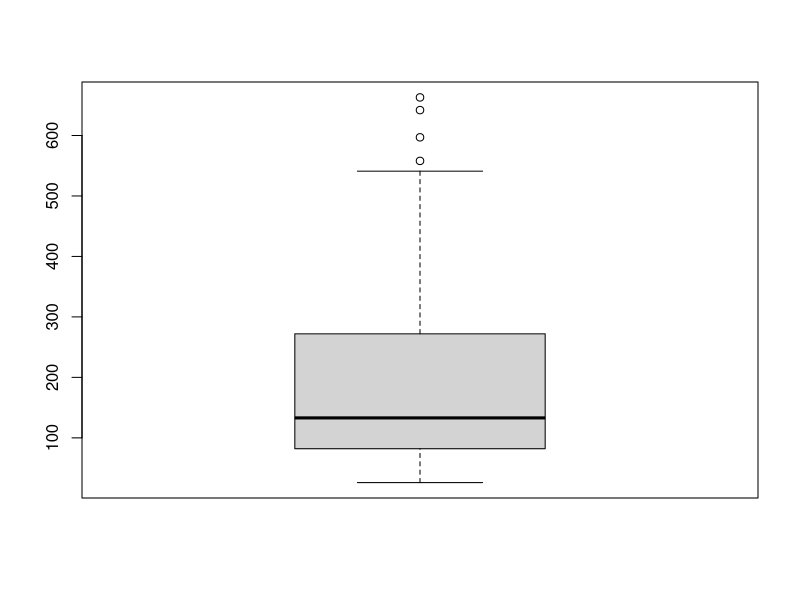
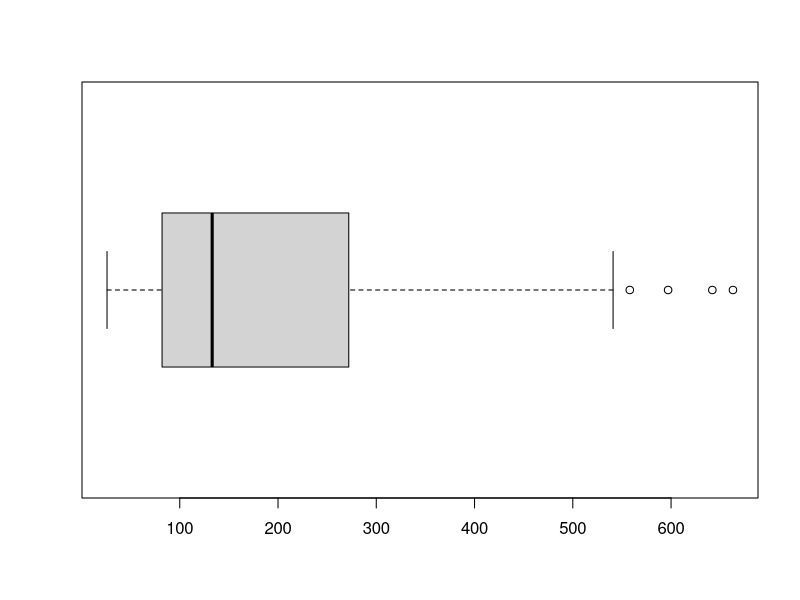
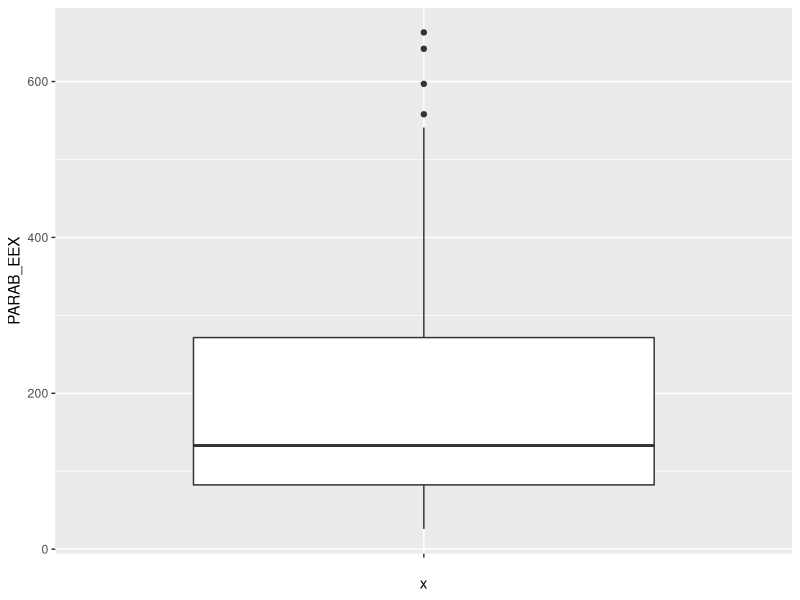
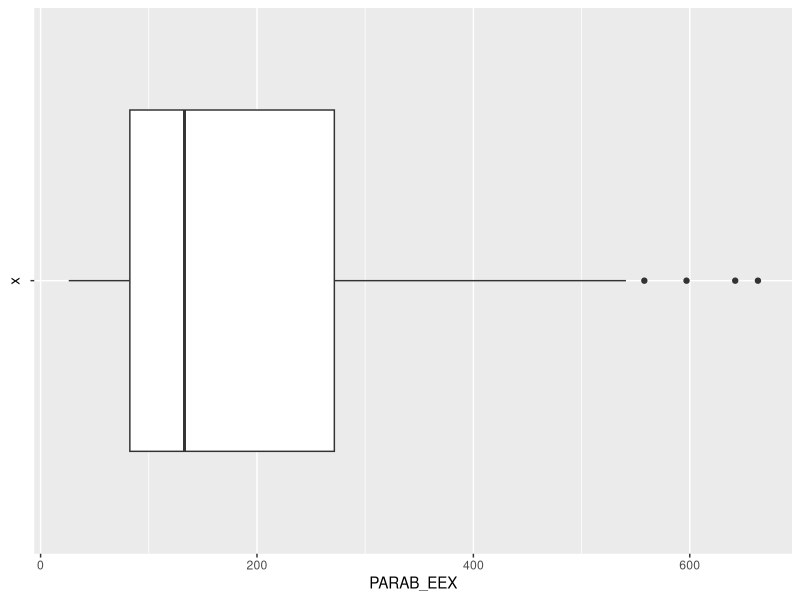
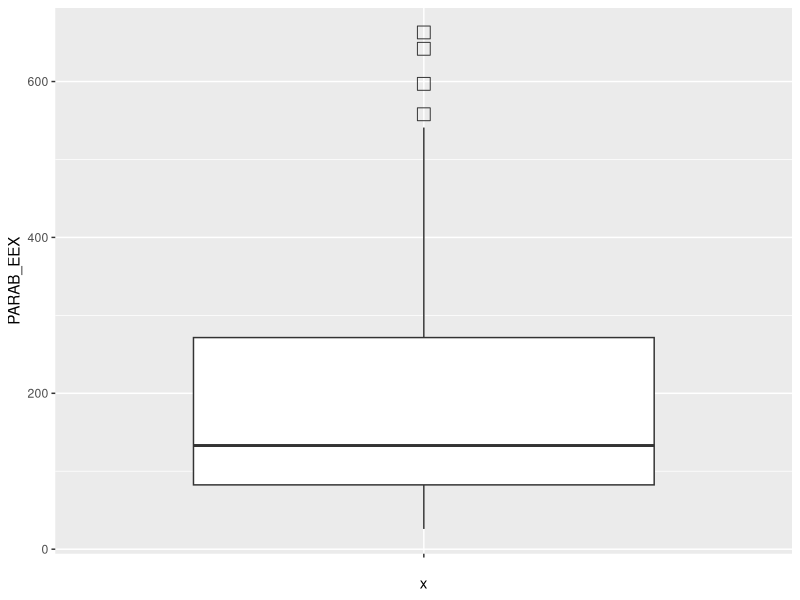
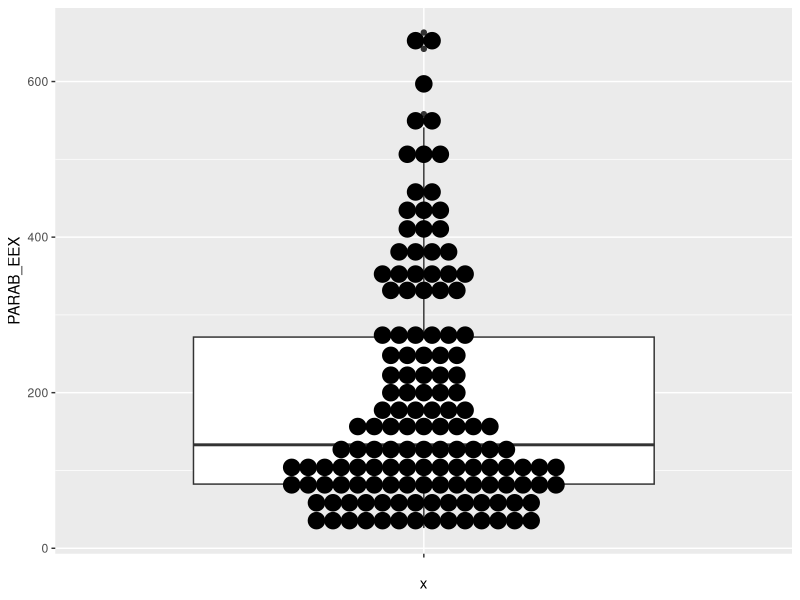
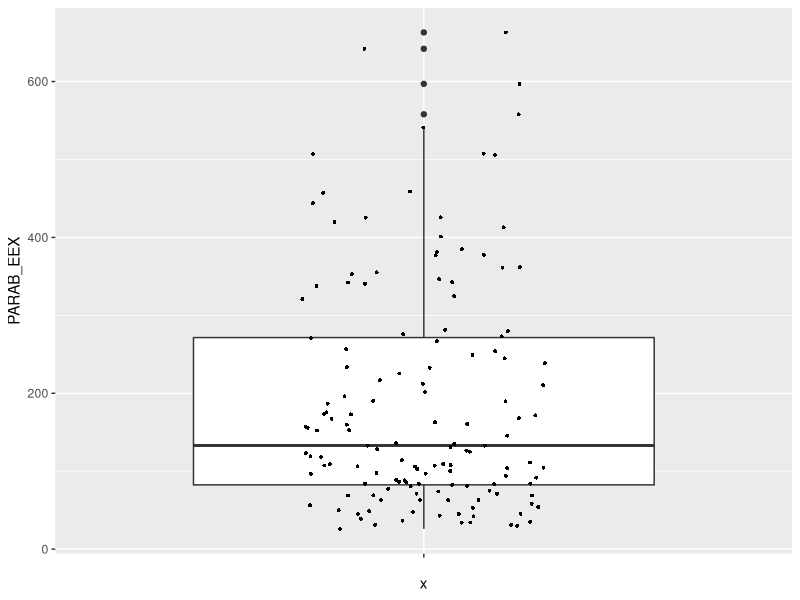
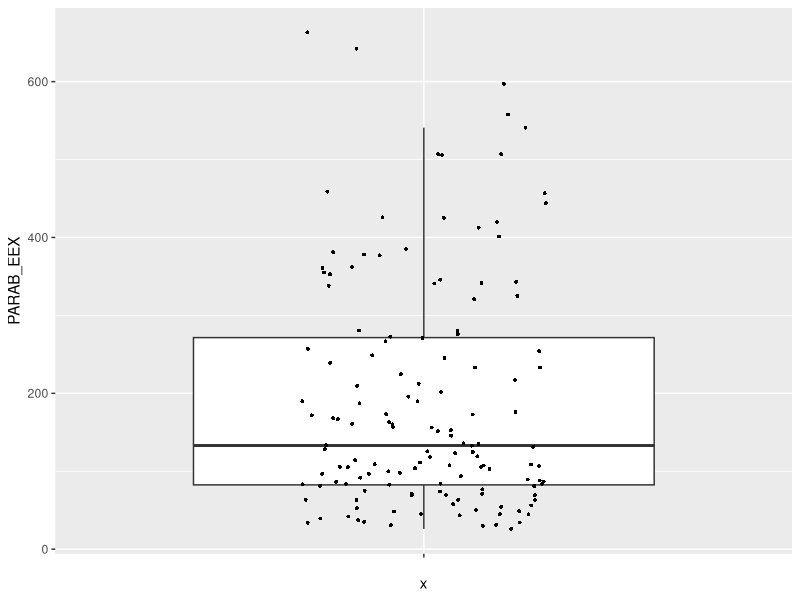

The R script that drew these images, in order:
## ---- chunk 1
knitr::opts_chunk$set(echo = TRUE)
library(kableExtra)
## ---- chunk 2
rm(list = ls())
## ---- chunk 3
if(!require(readxl)){
    install.packages("readxl")
    library(readxl)
}
ydataParab <- readxl::read_excel("ydataParab.xlsx")
knitr::kable(ydataParab) %>%
  kable_styling("striped", full_width = F) %>%
  scroll_box(width = "max-content", height = "200px")
## ---- chunk 4
if(!require(readxl)){
    install.packages("readxl")
    library(readxl)
}
enaerParab <- readxl::read_excel("enaerParab.xlsx")
knitr::kable(enaerParab) %>%
  kable_styling("striped", full_width = F) %>%
  scroll_box(width = "100%", height = "200px")
## ---- chunk 5
mean(enaerParab$PARAB_EEX)
## ---- chunk 6
range(enaerParab$PARAB_EEX)
## ---- chunk 7
sd(enaerParab$PARAB_EEX)
## ---- chunk 8
sdPop <- function(x) sqrt(mean((x-mean(x))^2))
## ---- chunk 9
mean(enaerParab$PARAB_EEX)-3*sd(enaerParab$PARAB_EEX)
mean(enaerParab$PARAB_EEX)+3*sd(enaerParab$PARAB_EEX)
## ---- chunk 10
enaerParabApon <- enaerParab[enaerParab$PARAB_EEX>634.3057, ]
enaerParabApon
## ---- chunk 11
IQR(enaerParab$PARAB_EEX)
## ---- chunk 12
quantile(enaerParab$PARAB_EEX)
## ---- chunk 13
boxplot(enaerParab$PARAB_EEX)
## ---- chunk 14
boxplot(enaerParab$PARAB_EEX, horizontal=TRUE)
## ---- chunk 15
if(!require(ggplot2)){
    install.packages("ggplot2")
    library(ggplot2)
}
ParabEEXbox <- ggplot(enaerParab, aes(x="", y=PARAB_EEX))
ParabEEXbox + geom_boxplot()
## ---- chunk 16
ParabEEXbox + geom_boxplot() + coord_flip()
## ---- chunk 17
ParabEEXbox + geom_boxplot(outlier.shape = 0, outlier.size = 4)
## ---- chunk 18
ParabEEXbox + geom_boxplot() + geom_dotplot(binaxis='y', stackdir='center', dotsize=1)
## ---- chunk 19
ParabEEXbox + geom_boxplot() + geom_jitter(shape=16, size=1,position=position_jitter(0.2))
## ---- chunk 20
ParabEEXbox + geom_boxplot(outlier.shape = NA) + geom_jitter(shape=16, size=1,position=position_jitter(0.2))
## ---- chunk 21
ParabEEXboxEtos <- ggplot(enaerParab, aes(x=ETOS, y=PARAB_EEX))
ParabEEXboxEtos + geom_boxplot()
## ---- chunk 22
ParabEEXboxEtos <- ggplot(enaerParab, aes(x=as.character(ETOS), y=PARAB_EEX))
ParabEEXboxEtos + geom_boxplot()
## ---- chunk 23
ParabEEXboxEtos + geom_boxplot(outlier.shape = NA) + geom_jitter(shape=16, size=1,position=position_jitter(0.2))
## ---- chunk 24
mines <- c("Ir","Fe","Mr","Ar","Ma","In","Il","Au","Se","Ok","No","De")
## ---- chunk 25
ParabEEXboxMinas1 <- ggplot(enaerParab, aes(x=MHNAS, y=PARAB_EEX, color=MHNAS))
ParabEEXboxMinas1 + geom_boxplot() + xlim(mines)
## ---- chunk 26
ParabEEXboxMinas2 <- ggplot(enaerParab, aes(x=MHNAS, y=PARAB_EEX, fill=MHNAS))
ParabEEXboxMinas2 + geom_boxplot() + xlim(mines)
